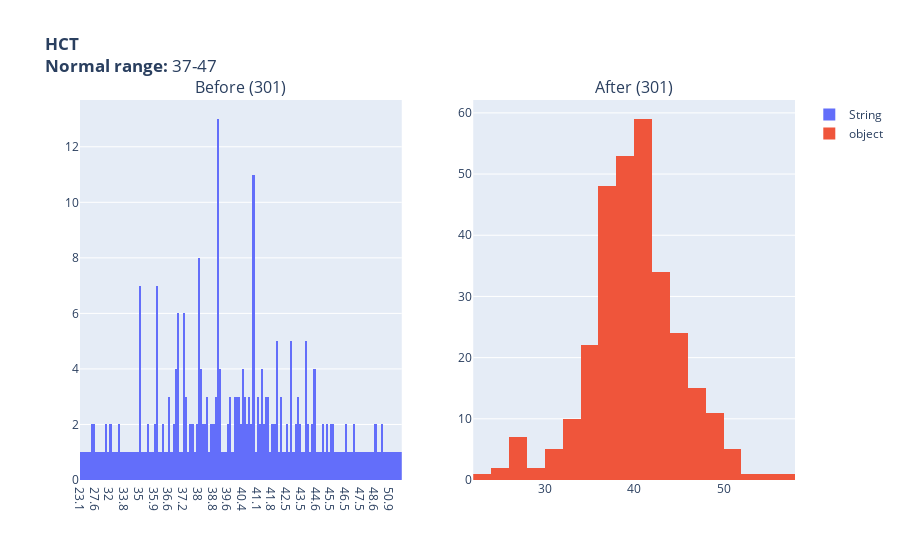

Notebook code for this chart:
### Markdown cell above
#### After

### Code cell
lab_name = 'HCT'
normal_range = '37-47'
before_data = lab_df.loc[lab_df['labItemsNameRef'] == lab_name]
after_data = selected_lab_df.loc[selected_lab_df['labItemsNameRef'] == lab_name]

histogram_before_after(lab_name, 
                       normal_range, before_data,after_data)

### Figure 1 — Plotly figure (JSON) as saved in the notebook; plotly's stock layout.template omitted (floating-point values rounded to 4 significant figures; data arrays with more than 128 entries replaced by an {"elided": "..."} marker saying what was removed)
{"data": [{"hovertemplate": "HCT (37-47) Length: (301)", "name": "String", "type": "histogram", "x": {"elided": "301 str values"}, "xaxis": "x", "yaxis": "y"}, {"hovertemplate": "HCT (37-47) Length: (301)", "name": "object", "type": "histogram", "x": {"elided": "301 float values"}, "xaxis": "x2", "yaxis": "y2"}], "layout": {"annotations": [{"font": {"size": 16}, "showarrow": false, "text": "Before (301)", "x": 0.225, "xanchor": "center", "xref": "paper", "y": 1, "yanchor": "bottom", "yref": "paper"}, {"font": {"size": 16}, "showarrow": false, "text": "After (301)", "x": 0.775, "xanchor": "center", "xref": "paper", "y": 1, "yanchor": "bottom", "yref": "paper"}], "autosize": true, "title": {"text": "<b>HCT</b><br><b>Normal range:</b> 37-47"}, "xaxis": {"anchor": "y", "autorange": true, "domain": [0, 0.45], "range": [-0.5, 152.5], "type": "category"}, "xaxis2": {"anchor": "y2", "autorange": true, "domain": [0.55, 1], "range": [22, 58], "type": "linear"}, "yaxis": {"anchor": "x", "autorange": true, "domain": [0, 1], "range": [0, 13.68]}, "yaxis2": {"anchor": "x2", "autorange": true, "domain": [0, 1], "range": [0, 62.11]}}}
